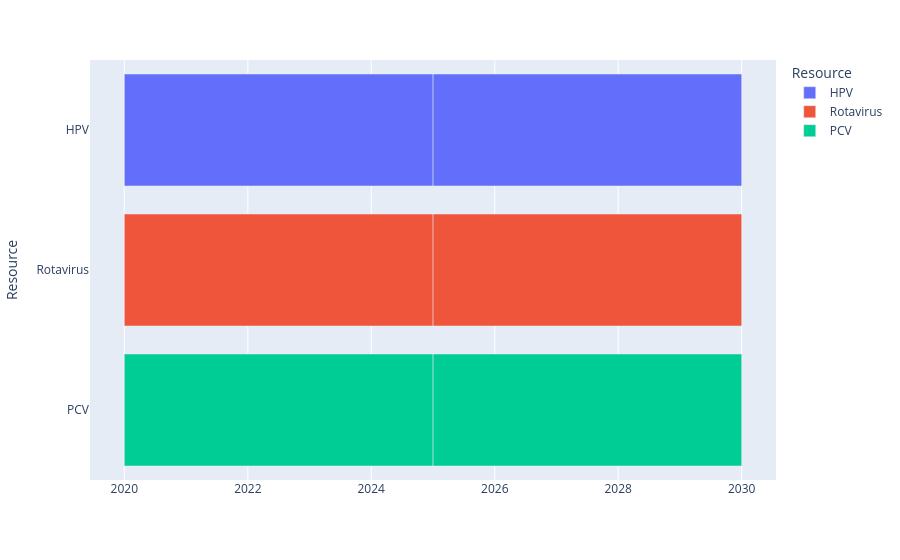

Source (notebook cell):
### Code cell
import plotly.express as px
import pandas as pd

with open('C:/Users/fthcn/Desktop/Vaccine_Tender_Scheduling_Problem/Julia_Files/Github/Results/F_results_'+demand_status+'_'+supply_status+'_'+price_status+'.json') as json_file:
    F_results = json.load(json_file)

print(F_results)

group = ["HPV", "Rotavirus", "PCV"]

output = pd.DataFrame()
for a in group:
    if a in F_results:
        for t in T:
            if len(F_results[a][str(t)]) != 0:
                end_list = list(F_results[a][str(t)])
                end_time = int(end_list[0])
                df_dictionary = pd.DataFrame([dict(Start=str(2020+t-1), Finish=str(2020+end_time), Resource=a)])
                output = pd.concat([output, df_dictionary], ignore_index=True)

fig = px.timeline(output, x_start="Start", x_end="Finish", y="Resource", color="Resource")
fig.show()

### Figure 1 — Plotly figure (JSON) as saved in the notebook; plotly's stock layout.template omitted (floating-point values rounded to 4 significant figures)
{"data": [{"alignmentgroup": "True", "base": ["2020", "2025"], "hovertemplate": "Resource=%{y}<br>Start=%{base}<br>Finish=%{x}<extra></extra>", "legendgroup": "HPV", "marker": {"color": "#636efa", "pattern": {"shape": ""}}, "name": "HPV", "offsetgroup": "HPV", "orientation": "h", "showlegend": true, "textposition": "auto", "type": "bar", "x": [157852800000, 157766400000], "xaxis": "x", "y": ["HPV", "HPV"], "yaxis": "y"}, {"alignmentgroup": "True", "base": ["2020", "2025"], "hovertemplate": "Resource=%{y}<br>Start=%{base}<br>Finish=%{x}<extra></extra>", "legendgroup": "Rotavirus", "marker": {"color": "#EF553B", "pattern": {"shape": ""}}, "name": "Rotavirus", "offsetgroup": "Rotavirus", "orientation": "h", "showlegend": true, "textposition": "auto", "type": "bar", "x": [157852800000, 157766400000], "xaxis": "x", "y": ["Rotavirus", "Rotavirus"], "yaxis": "y"}, {"alignmentgroup": "True", "base": ["2020", "2025"], "hovertemplate": "Resource=%{y}<br>Start=%{base}<br>Finish=%{x}<extra></extra>", "legendgroup": "PCV", "marker": {"color": "#00cc96", "pattern": {"shape": ""}}, "name": "PCV", "offsetgroup": "PCV", "orientation": "h", "showlegend": true, "textposition": "auto", "type": "bar", "x": [157852800000, 157766400000], "xaxis": "x", "y": ["PCV", "PCV"], "yaxis": "y"}], "layout": {"barmode": "overlay", "legend": {"title": {"text": "Resource"}, "tracegroupgap": 0}, "margin": {"t": 60}, "xaxis": {"anchor": "y", "domain": [0, 1], "type": "date"}, "yaxis": {"anchor": "x", "categoryarray": ["PCV", "Rotavirus", "HPV"], "categoryorder": "array", "domain": [0, 1], "title": {"text": "Resource"}}}}
